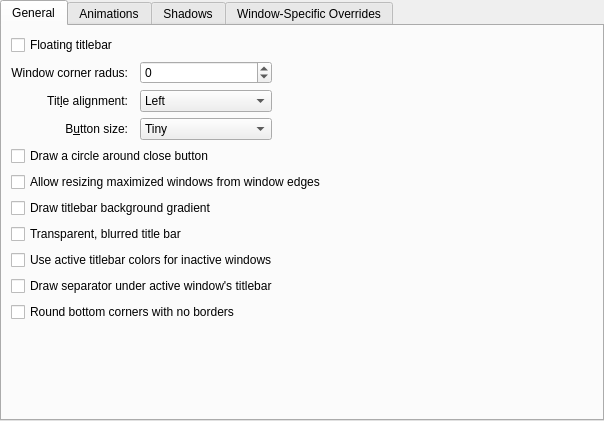
<?xml version="1.0" encoding="UTF-8"?>
<ui version="4.0">
 <class>GoldenGlassConfigurationUI</class>
 <widget class="QWidget" name="GoldenGlassConfigurationUI">
  <property name="geometry">
   <rect>
    <x>0</x>
    <y>0</y>
    <width>604</width>
    <height>421</height>
   </rect>
  </property>
  <layout class="QVBoxLayout" name="verticalLayout">
   <property name="margin" stdset="0">
    <number>0</number>
   </property>
   <item>
    <widget class="QTabWidget" name="tabWidget">
     <property name="currentIndex">
      <number>0</number>
     </property>
     <widget class="QWidget" name="tab">
      <attribute name="title">
       <string>General</string>
      </attribute>
      <layout class="QGridLayout" name="gridLayout_4">
       <item row="2" column="1">
        <widget class="QLabel" name="label_3">
         <property name="text">
          <string>Tit&amp;le alignment:</string>
         </property>
         <property name="alignment">
          <set>Qt::AlignmentFlag::AlignRight|Qt::AlignmentFlag::AlignTrailing|Qt::AlignmentFlag::AlignVCenter</set>
         </property>
         <property name="buddy">
          <cstring>titleAlignment</cstring>
         </property>
        </widget>
       </item>
       <item row="3" column="3">
        <widget class="QComboBox" name="buttonSize">
         <item>
          <property name="text">
           <string>Tiny</string>
          </property>
         </item>
         <item>
          <property name="text">
           <string comment="@item:inlistbox Button size:">Small</string>
          </property>
         </item>
         <item>
          <property name="text">
           <string comment="@item:inlistbox Button size:">Medium</string>
          </property>
         </item>
         <item>
          <property name="text">
           <string comment="@item:inlistbox Button size:">Large</string>
          </property>
         </item>
         <item>
          <property name="text">
           <string comment="@item:inlistbox Button size:">Very Large</string>
          </property>
         </item>
        </widget>
       </item>
       <item row="10" column="1" colspan="3">
        <widget class="QCheckBox" name="roundedCorners">
         <property name="text">
          <string>Round bottom corners with no borders</string>
         </property>
        </widget>
       </item>
       <item row="9" column="1" colspan="4">
        <widget class="QCheckBox" name="drawTitleBarSeparator">
         <property name="text">
          <string>Draw separator under active window's titlebar</string>
         </property>
        </widget>
       </item>
       <item row="2" column="4">
        <spacer name="horizontalSpacer">
         <property name="orientation">
          <enum>Qt::Orientation::Horizontal</enum>
         </property>
         <property name="sizeHint" stdset="0">
          <size>
           <width>40</width>
           <height>20</height>
          </size>
         </property>
        </spacer>
       </item>
       <item row="6" column="1" colspan="4">
        <widget class="QCheckBox" name="drawBackgroundGradient">
         <property name="text">
          <string>Draw titlebar background gradient</string>
         </property>
        </widget>
       </item>
       <item row="11" column="1" colspan="4">
        <spacer name="verticalSpacer">
         <property name="orientation">
          <enum>Qt::Orientation::Vertical</enum>
         </property>
         <property name="sizeHint" stdset="0">
          <size>
           <width>20</width>
           <height>40</height>
          </size>
         </property>
        </spacer>
       </item>
       <item row="1" column="3">
        <widget class="QSpinBox" name="otherCornerRadius">
         <property name="minimum">
          <number>-1</number>
         </property>
         <property name="maximum">
          <number>8</number>
         </property>
        </widget>
       </item>
       <item row="5" column="1" colspan="4">
        <widget class="QCheckBox" name="drawBorderOnMaximizedWindows">
         <property name="text">
          <string>Allow resizing maximized windows from window edges</string>
         </property>
        </widget>
       </item>
       <item row="4" column="1" colspan="4">
        <widget class="QCheckBox" name="outlineCloseButton">
         <property name="text">
          <string>Draw a circle around close button</string>
         </property>
        </widget>
       </item>
       <item row="3" column="1">
        <widget class="QLabel" name="label_4">
         <property name="text">
          <string>B&amp;utton size:</string>
         </property>
         <property name="alignment">
          <set>Qt::AlignmentFlag::AlignRight|Qt::AlignmentFlag::AlignTrailing|Qt::AlignmentFlag::AlignVCenter</set>
         </property>
         <property name="buddy">
          <cstring>buttonSize</cstring>
         </property>
        </widget>
       </item>
       <item row="2" column="3">
        <widget class="QComboBox" name="titleAlignment">
         <item>
          <property name="text">
           <string>Left</string>
          </property>
         </item>
         <item>
          <property name="text">
           <string>Center</string>
          </property>
         </item>
         <item>
          <property name="text">
           <string>Center (Full Width)</string>
          </property>
         </item>
         <item>
          <property name="text">
           <string>Right</string>
          </property>
         </item>
        </widget>
       </item>
       <item row="1" column="1">
        <widget class="QLabel" name="label_6">
         <property name="text">
          <string>Window corner radus:</string>
         </property>
         <property name="alignment">
          <set>Qt::AlignmentFlag::AlignRight|Qt::AlignmentFlag::AlignTrailing|Qt::AlignmentFlag::AlignVCenter</set>
         </property>
        </widget>
       </item>
       <item row="0" column="1">
        <widget class="QCheckBox" name="floatingTitlebar">
         <property name="text">
          <string>Floating titlebar</string>
         </property>
        </widget>
       </item>
       <item row="7" column="1" colspan="4">
        <widget class="QCheckBox" name="blurTransparentTitleBar">
         <property name="toolTip">
          <string>Make the title bar translucent and blurred, matched to the toolbar opacity so the top of the window is seamless.</string>
         </property>
         <property name="text">
          <string>Transparent, blurred title bar</string>
         </property>
        </widget>
       </item>
       <item row="8" column="1" colspan="4">
        <widget class="QCheckBox" name="matchInactiveTitleBar">
         <property name="toolTip">
          <string>Keep the titlebar background and text colors identical whether the window is focused or not, so unfocused windows don't appear lighter or more transparent.</string>
         </property>
         <property name="text">
          <string>Use active titlebar colors for inactive windows</string>
         </property>
        </widget>
       </item>
      </layout>
     </widget>
     <widget class="QWidget" name="tab_2">
      <attribute name="title">
       <string>Animations</string>
      </attribute>
      <layout class="QGridLayout" name="gridLayout_5">
       <item row="1" column="0">
        <widget class="QLabel" name="animationsDurationLabel">
         <property name="enabled">
          <bool>false</bool>
         </property>
         <property name="text">
          <string>Anima&amp;tions duration:</string>
         </property>
         <property name="alignment">
          <set>Qt::AlignmentFlag::AlignRight|Qt::AlignmentFlag::AlignTrailing|Qt::AlignmentFlag::AlignVCenter</set>
         </property>
         <property name="buddy">
          <cstring>animationsDuration</cstring>
         </property>
        </widget>
       </item>
       <item row="1" column="1">
        <widget class="QSpinBox" name="animationsDuration">
         <property name="enabled">
          <bool>false</bool>
         </property>
         <property name="suffix">
          <string> ms</string>
         </property>
         <property name="maximum">
          <number>500</number>
         </property>
        </widget>
       </item>
       <item row="1" column="2">
        <spacer name="horizontalSpacer_4">
         <property name="orientation">
          <enum>Qt::Orientation::Horizontal</enum>
         </property>
         <property name="sizeHint" stdset="0">
          <size>
           <width>40</width>
           <height>20</height>
          </size>
         </property>
        </spacer>
       </item>
       <item row="0" column="0" colspan="3">
        <widget class="QCheckBox" name="animationsEnabled">
         <property name="text">
          <string>Enable animations</string>
         </property>
        </widget>
       </item>
       <item row="2" column="0" colspan="3">
        <spacer name="verticalSpacer_2">
         <property name="orientation">
          <enum>Qt::Orientation::Vertical</enum>
         </property>
         <property name="sizeHint" stdset="0">
          <size>
           <width>20</width>
           <height>40</height>
          </size>
         </property>
        </spacer>
       </item>
      </layout>
     </widget>
     <widget class="QWidget" name="tab_4">
      <attribute name="title">
       <string>Shadows</string>
      </attribute>
      <layout class="QGridLayout" name="gridLayout">
       <item row="0" column="1">
        <widget class="QLabel" name="label">
         <property name="text">
          <string>Si&amp;ze:</string>
         </property>
         <property name="buddy">
          <cstring>shadowSize</cstring>
         </property>
        </widget>
       </item>
       <item row="2" column="2">
        <widget class="KColorButton" name="shadowColor"/>
       </item>
       <item row="1" column="3">
        <spacer name="horizontalSpacer_5">
         <property name="orientation">
          <enum>Qt::Orientation::Horizontal</enum>
         </property>
         <property name="sizeHint" stdset="0">
          <size>
           <width>40</width>
           <height>20</height>
          </size>
         </property>
        </spacer>
       </item>
       <item row="0" column="2">
        <widget class="QComboBox" name="shadowSize">
         <item>
          <property name="text">
           <string comment="@item:inlistbox Button size:">None</string>
          </property>
         </item>
         <item>
          <property name="text">
           <string comment="@item:inlistbox Button size:">Small</string>
          </property>
         </item>
         <item>
          <property name="text">
           <string comment="@item:inlistbox Button size:">Medium</string>
          </property>
         </item>
         <item>
          <property name="text">
           <string comment="@item:inlistbox Button size:">Large</string>
          </property>
         </item>
         <item>
          <property name="text">
           <string comment="@item:inlistbox Button size:">Very Large</string>
          </property>
         </item>
        </widget>
       </item>
       <item row="2" column="1">
        <widget class="QLabel" name="label_5">
         <property name="text">
          <string>Color:</string>
         </property>
        </widget>
       </item>
       <item row="1" column="1">
        <widget class="QLabel" name="label_2">
         <property name="text">
          <string comment="strength of the shadow (from transparent to opaque)">S&amp;trength:</string>
         </property>
         <property name="buddy">
          <cstring>shadowStrength</cstring>
         </property>
        </widget>
       </item>
       <item row="1" column="2">
        <widget class="QSpinBox" name="shadowStrength">
         <property name="suffix">
          <string>%</string>
         </property>
         <property name="minimum">
          <number>10</number>
         </property>
         <property name="maximum">
          <number>100</number>
         </property>
        </widget>
       </item>
       <item row="4" column="0" colspan="4">
        <spacer name="verticalSpacer_3">
         <property name="orientation">
          <enum>Qt::Orientation::Vertical</enum>
         </property>
         <property name="sizeHint" stdset="0">
          <size>
           <width>20</width>
           <height>40</height>
          </size>
         </property>
        </spacer>
       </item>
      </layout>
     </widget>
     <widget class="QWidget" name="tab_3">
      <attribute name="title">
       <string>Window-Specific Overrides</string>
      </attribute>
      <layout class="QVBoxLayout" name="verticalLayout_3">
       <item>
        <widget class="GoldenGlass::ExceptionListWidget" name="exceptions" native="true">
         <property name="sizePolicy">
          <sizepolicy hsizetype="Preferred" vsizetype="Expanding">
           <horstretch>0</horstretch>
           <verstretch>0</verstretch>
          </sizepolicy>
         </property>
        </widget>
       </item>
      </layout>
     </widget>
    </widget>
   </item>
  </layout>
 </widget>
 <customwidgets>
  <customwidget>
   <class>KColorButton</class>
   <extends>QPushButton</extends>
   <header>kcolorbutton.h</header>
  </customwidget>
  <customwidget>
   <class>GoldenGlass::ExceptionListWidget</class>
   <extends>QWidget</extends>
   <header>config/goldenglassexceptionlistwidget.h</header>
   <container>1</container>
  </customwidget>
 </customwidgets>
 <tabstops>
  <tabstop>tabWidget</tabstop>
  <tabstop>titleAlignment</tabstop>
  <tabstop>buttonSize</tabstop>
  <tabstop>outlineCloseButton</tabstop>
  <tabstop>drawBorderOnMaximizedWindows</tabstop>
  <tabstop>drawBackgroundGradient</tabstop>
  <tabstop>drawTitleBarSeparator</tabstop>
  <tabstop>animationsEnabled</tabstop>
  <tabstop>animationsDuration</tabstop>
 </tabstops>
 <resources/>
 <connections>
  <connection>
   <sender>animationsEnabled</sender>
   <signal>toggled(bool)</signal>
   <receiver>animationsDurationLabel</receiver>
   <slot>setEnabled(bool)</slot>
   <hints>
    <hint type="sourcelabel">
     <x>34</x>
     <y>194</y>
    </hint>
    <hint type="destinationlabel">
     <x>84</x>
     <y>221</y>
    </hint>
   </hints>
  </connection>
  <connection>
   <sender>animationsEnabled</sender>
   <signal>toggled(bool)</signal>
   <receiver>animationsDuration</receiver>
   <slot>setEnabled(bool)</slot>
   <hints>
    <hint type="sourcelabel">
     <x>108</x>
     <y>194</y>
    </hint>
    <hint type="destinationlabel">
     <x>141</x>
     <y>229</y>
    </hint>
   </hints>
  </connection>
 </connections>
</ui>
